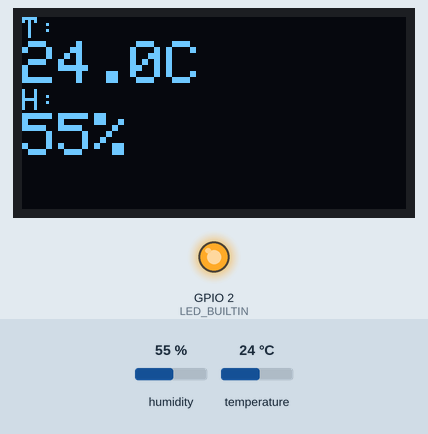
Recording of a sketch running on a simulated ESP8266 (Wemos D1 mini). Shown: 128×64 one-colour display, output pins drawn as LEDs (lit = HIGH, except the on-board LED, lit = LOW). The inputs (shaded band) are chosen by the test bench; at power-on: humidity 55 %, temperature 24 °C. WiFi joins after 1.5 s; servers stay silent unless stated; network time is answered at once with the bench clock; the local clock reads 2024-03-15 10:24:30 at power-on unless the sketch sets it; what the sketch prints to the serial monitor is not drawn.

Above: at 10.6 s.
10.7 s: humidity set to 22 %
At 21.1 s:
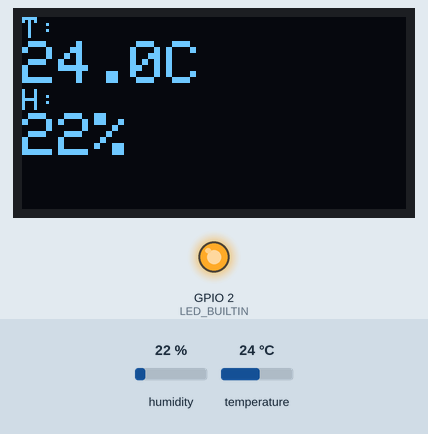
21.5 s: temperature set to 12 °C
At 31.1 s:
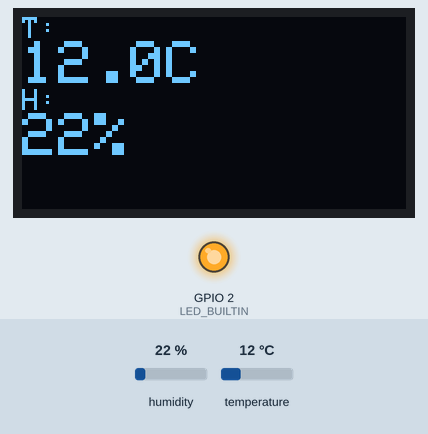
31.5 s: humidity set to 40 %
At 41.1 s:
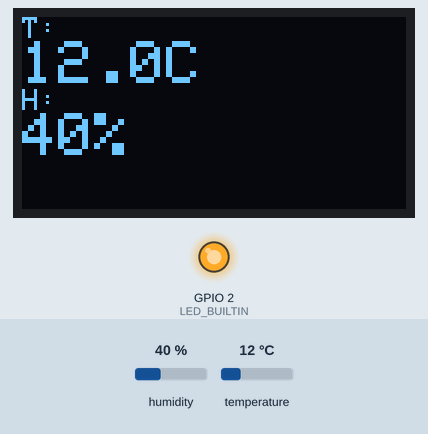
41.5 s: temperature set to 19 °C
At 51.2 s:
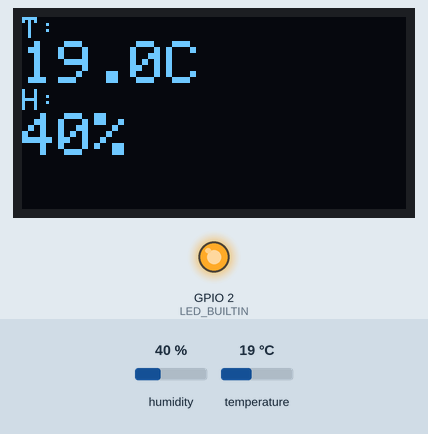
Timing chart, 0 to 52.5 s (numbered marks = the images above; inputs shaded):
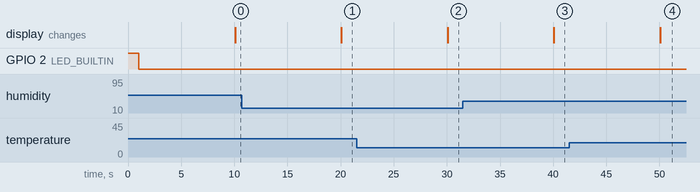

The sketch:

wemos-temperature-humidity-sensor.ino
```cpp
// (licence header left out)
#include <ESP8266WiFi.h>      //https://github.com/esp8266/Arduino
#include <ESP8266WebServer.h>
#include <ESP8266SSDP.h>
#include <DNSServer.h>
#include <Ticker.h>
#include <WiFiUdp.h>
#include <Wire.h>

// Dependencies
#include <WiFiManager.h>      // https://github.com/tzapu/WiFiManager
#include <NTPClient.h>        // https://github.com/arduino-libraries/NTPClient
#include <Adafruit_SSD1306.h> // https://github.com/stblassitude/Adafruit_SSD1306_Wemos_OLED
#include <WEMOS_SHT3X.h>      // https://github.com/wemos/WEMOS_SHT3x_Arduino_Library
#include <ArduinoJson.h>      // https://github.com/bblanchon/ArduinoJson/releases/tag/v5.0.7

#define HTTP_PORT 80          // Port for the webserver, can be overridden

Ticker ticker;
WiFiUDP ntpUDP;
NTPClient timeClient(ntpUDP);
ESP8266WebServer server(HTTP_PORT);
Adafruit_SSD1306 display(0);
SHT3X sht30(0x45);

String current_timestamp;
String current_temperature;
String current_humidity;

long interval = 10000;
long previousMillis = 0;

// Initializes and sets the initial values
void setup() {
  // Setting up the serial port
  Serial.begin(115200);

  // Setting up the pins
  pinMode(LED_BUILTIN, OUTPUT);

  // Setting up the initial state: led off, display init
  digitalWrite(LED_BUILTIN, HIGH);
  display.begin(SSD1306_SWITCHCAPVCC, 0x3C);

  // Setting up the WifiManager (connects to a known wifi or starts configuration mode - look for "AutoConnectAP")
  Serial.println("Connecting to wifi network...");
  ticker.attach(1, toggleLed); // Make the led blinking slowly during the connection attempt
  WiFiManager wifiManager;
  wifiManager.setAPCallback(configModeCallback);
  if (!wifiManager.autoConnect()) {
    Serial.println("Failed to connect and hit timeout, going to reset");
    ESP.reset();
    delay(1000);
  }
  Serial.print("Wifi connected to: ");
  Serial.println(WiFi.SSID());
  Serial.print("Assigned IP address: ");
  Serial.println(WiFi.localIP());
  ticker.detach();

  // Keep the led turned on
  digitalWrite(LED_BUILTIN, LOW);

  // Setting up the web server
  Serial.printf("Starting the web server...\n");
  server.on("/", handleRequest);
  server.on("/description.xml", HTTP_GET, []() {
    SSDP.schema(server.client());
  });
  server.onNotFound(handleRequestNotFound);
  server.begin();

  // Setting up the SSDP handler
  SSDP.setSchemaURL("description.xml");
  SSDP.setHTTPPort(HTTP_PORT);
  SSDP.setDeviceType("urn:schemas-upnp-org:device:WemosTemperatureHumiditySensor:1");
  SSDP.setName("Wireless Temperature/Humidity Sensor");
  SSDP.setSerialNumber("00000001");
  SSDP.setURL("index.html");
  SSDP.setModelName("Wireless Temperature/Humidity Sensor");
  SSDP.setModelNumber("00000002");
  SSDP.setModelURL("https://github.com/halaszvarig/wemos-smartthings-integration");
  SSDP.setManufacturer("Gabor Halaszvari");
  SSDP.setManufacturerURL("https://github.com/halaszvarig/wemos-smartthings-integration");
  SSDP.begin();

  Serial.print("Server started at ");
  Serial.print("http://");
  Serial.print(WiFi.localIP());
  Serial.print(":");
  Serial.print(HTTP_PORT);
  Serial.println("/");
}

// Loops
void loop() {
  unsigned long currentMillis = millis();
  if (currentMillis - previousMillis > interval) {
    previousMillis = currentMillis;

    timeClient.update();
    current_timestamp = timeClient.getFormattedDate();
    Serial.println(current_timestamp);

    // Clear the buffer.
    display.clearDisplay();
    display.setTextSize(1);
    display.setCursor(0, 0);
    display.setTextColor(WHITE);

    if (sht30.get() == 0) {
      current_temperature = String(sht30.cTemp, 1);
      current_humidity = String(sht30.humidity, 0);

      display.println("T: ");
      display.setTextSize(2);
      display.print(current_temperature);
      display.println("C");
      Serial.print(current_temperature);
      Serial.println("C");

      display.setTextSize(1);
      display.println("H: ");
      display.setTextSize(2);
      display.print(current_humidity);
      display.println("%");
      Serial.print(current_humidity);
      Serial.println("%");
    } else {
      display.println("Error!");
    }
    display.display();
  }
  server.handleClient();
}

// Toggles the state of the builtin led
void toggleLed() {
  int state = digitalRead(LED_BUILTIN);
  digitalWrite(LED_BUILTIN, !state);
}

// Gets called when WiFiManager enters configuration mode
void configModeCallback(WiFiManager *myWiFiManager) {
  Serial.println("Wifi configuration mode started, connect to: ");
  Serial.println(WiFi.softAPIP());
  Serial.println(myWiFiManager->getConfigPortalSSID());
  ticker.attach(0.2, toggleLed);  // Make the led blinking faster during configuration mode
}

// Handles web server requests, returns current state
void handleRequest() {
  String response;

  StaticJsonDocument<200> doc;
  JsonObject root = doc.to<JsonObject>();
  root["timestamp"] = current_timestamp;
  root["temperature"] = current_temperature;
  root["humidity"] = current_humidity;
  serializeJson(doc, response);

  server.send(200, "text/html", response);
}

// Handles web server requests for undefined URLs
void handleRequestNotFound() {
  server.send(404, "text/plain", "404 File Not Found\n\n");
}
```

Measured:
- after the input at 10.7 s, the display: changes after 9.4 s (image 1)
- after the input at 21.5 s, the display: changes after 8.6 s (image 2)
- after the input at 31.5 s, the display: changes after 8.6 s (image 3)
- after the input at 41.5 s, the display: changes after 8.6 s (image 4)
